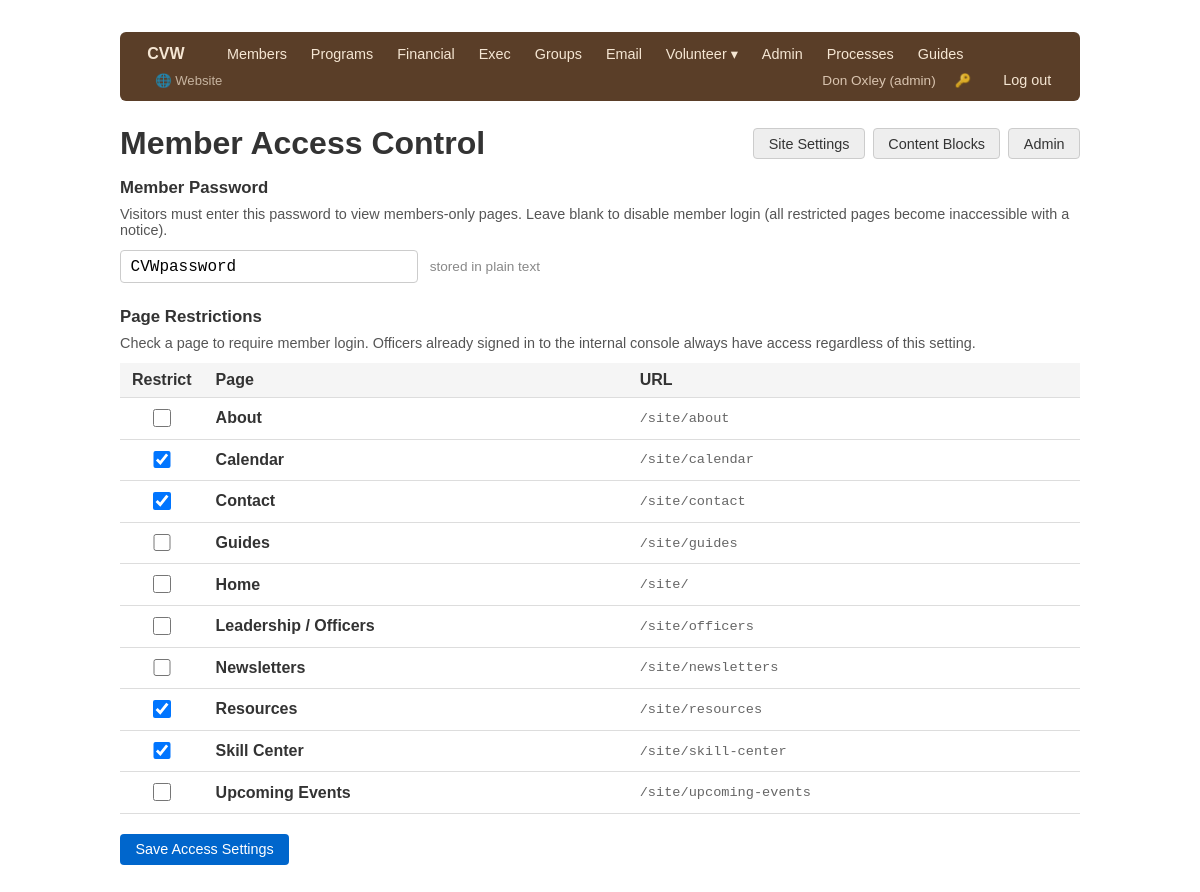
The page /admin/content/access (signed in) on the database its author committed.
### app/models/user.py (models this page shows, shortened)
class User(Base):
    __tablename__ = "users"
    id = Column(Integer, primary_key=True, index=True)
    username = Column(String, unique=True, nullable=False, index=True)
    full_name = Column(String, nullable=False)
    role = Column(String, nullable=False)       # see ROLES
    hashed_password = Column(String, nullable=False)
    active = Column(Boolean, default=True)
    must_change_password = Column(Boolean, default=False)
    member_id = Column(Integer, ForeignKey("members.id"), nullable=True)
    created_at = Column(DateTime, server_default=func.now())
    member = relationship("Member", backref="user_account")

### app/models/site_content.py (models this page shows)
class SiteSetting(Base):
    __tablename__ = "site_settings"
    key        = Column(String, primary_key=True)
    label      = Column(String, nullable=False)   # human-readable label for admin form
    value      = Column(String, default="")
    updated_at = Column(DateTime, onupdate=func.now())

class PublicPage(Base):
    __tablename__ = "public_pages"
    slug         = Column(String, primary_key=True)   # e.g. "resources"
    label        = Column(String, nullable=False)      # human name for admin UI
    members_only = Column(Boolean, nullable=False, default=False)

### app/routers/admin_console.py (the view)
@router.get("/content/access", response_class=HTMLResponse)
def content_access(request: Request, _=auth, db: Session = Depends(get_db)):
    pages = db.query(PublicPage).order_by(PublicPage.label).all()
    pwd_setting = db.get(SiteSetting, "member_site_password")
    return templates.TemplateResponse("admin/content_access.html", {
        "request": request,
        "pages": pages,
        "member_password": pwd_setting.value if pwd_setting else "",
    })

### app/templates/admin/content_access.html (shortened to what this page needs)
{% extends "base.html" %}
{% block content %}
<div style="display:flex; justify-content:space-between; align-items:center; margin-bottom:1rem">
    <h1 style="margin:0">Member Access Control</h1>
    <div style="display:flex; gap:0.5rem">
        <a href="/admin/content/settings" class="btn btn-secondary">Site Settings</a>
        <a href="/admin/content/blocks" class="btn btn-secondary">Content Blocks</a>
        <a href="/admin/" class="btn btn-secondary">Admin</a>
    </div>
</div>
<form method="post" action="/admin/content/access">
    <div class="card" style="margin-bottom:1.5rem">
        <h2 style="font-size:1.05rem; margin:0 0 0.5rem">Member Password</h2>
        <p style="color:#555; font-size:0.9rem; margin:0 0 0.75rem">
            Visitors must enter this password to view members-only pages.
            Leave blank to disable member login (all restricted pages become inaccessible with a notice).
        </p>
        <div style="display:flex; gap:0.75rem; align-items:center; max-width:420px">
            <input type="text" name="member_site_password"
                   value="{{ member_password }}"
                   placeholder="(not set)"
                   style="flex:1; font-family:monospace">
            <span style="font-size:0.85rem; color:#888">stored in plain text</span>
        </div>
    </div>
    <div class="card">
        <h2 style="font-size:1.05rem; margin:0 0 0.5rem">Page Restrictions</h2>
        <p style="color:#555; font-size:0.9rem; margin:0 0 0.75rem">
            Check a page to require member login. Officers already signed in to the internal
            console always have access regardless of this setting.
        </p>
        <table>
            <thead>
                <tr>
                    <th style="width:2.5rem; text-align:center">Restrict</th>
                    <th>Page</th>
                    <th>URL</th>
                </tr>
            </thead>
            <tbody>
            {% for page in pages %}
            <tr>
                <td style="text-align:center">
                    <input type="checkbox" name="page_{{ page.slug }}"
                           {% if page.members_only %}checked{% endif %}
                           style="width:1.1rem; height:1.1rem; cursor:pointer">
                </td>
                <td style="font-weight:600">{{ page.label }}</td>
                <td style="font-family:monospace; font-size:0.85rem; color:#666">
                    /site/{% if page.slug != 'home' %}{{ page.slug }}{% endif %}
                </td>
            </tr>
            {% endfor %}
            </tbody>
        </table>
    </div>
    <div class="form-actions" style="margin-top:1.25rem">
        <button type="submit" class="btn btn-primary">Save Access Settings</button>
    </div>
</form>
{% endblock %}

### app/templates/base.html (shortened to what this page needs)
<!DOCTYPE html>
<html lang="en">
<head>
</head>
<body>
<nav>
    <a href="/" class="nav-brand" style="text-decoration:none">CVW</a>
    {% if request.state.user %}
        {% set role = request.state.user.role %}
        {% if role in ['admin', 'exec', 'membership'] %}
            <a href="/members/">Members</a>
        {% endif %}
        {% if role in ['admin', 'exec', 'program'] %}
            <a href="/programs/">Programs</a>
        {% endif %}
        {% if role in ['admin', 'financial'] %}
            <a href="/financial/">Financial</a>
        {% endif %}
        {% if role in ['admin', 'exec'] %}
            <a href="/exec/">Exec</a>
        {% endif %}
        {% if role in ['admin', 'membership'] %}
            <a href="/groups/">Groups</a>
            <a href="/email/">Email</a>
        {% endif %}
        {% if role in ['admin', 'librarian'] %}
        <div class="nav-dropdown">
            <a href="#">Volunteer ▾</a>
        </div>
        {% endif %}
        {% if role == 'admin' %}
            <a href="/admin/">Admin</a>
        {% endif %}
        <a href="/processes/">Processes</a>
        <a href="/guides/">Guides</a>
        <a href="/site/" style="margin-left:0.5rem; opacity:0.7; font-size:0.82rem">🌐 Website</a>
        <div class="nav-right">
            <span class="nav-user">{{ request.state.user.full_name }} ({{ role }})</span>
            <a href="/change-password" title="Change password" style="font-size:0.82rem; opacity:0.8">🔑</a>
            <a href="/logout">Log out</a>
        </div>
    {% else %}
        <div class="nav-right"><a href="/login">Log in</a></div>
    {% endif %}
</nav>
{% block content %}{% endblock %}
</body>
</html>

### app/templates/base.html (style rules this page uses)
body { font-family: sans-serif; max-width: 960px; margin: 2rem auto; padding: 0 1rem; color: #333; }
nav { margin-bottom: 1.5rem; background: #5a3e28; padding: 0.5rem 1rem; border-radius: 6px; display: flex; align-items: center; gap: 0; flex-wrap: wrap; }
nav .nav-brand { color: #f5e6d3; font-weight: 700; font-size: 1rem; margin-right: 1.25rem; }
nav a { margin-right: 0.1rem; text-decoration: none; color: #f5e6d3; font-size: 0.9rem; padding: 0.3rem 0.7rem; border-radius: 4px; }
nav .nav-right { margin-left: auto; display: flex; align-items: center; gap: 0.5rem; }
.nav-dropdown { position: relative; display: inline-block; }
.nav-dropdown > a { margin-right: 0.1rem; }
nav .nav-user { color: #d9c4b0; font-size: 0.85rem; }
table { width: 100%; border-collapse: collapse; }
th, td { text-align: left; padding: 0.5rem 0.75rem; border-bottom: 1px solid #ddd; }
th { background: #f5f5f5; font-weight: 600; }
.btn { display: inline-block; padding: 0.4rem 0.9rem; border-radius: 4px; text-decoration: none; font-size: 0.9rem; border: 1px solid transparent; cursor: pointer; }
.btn-primary { background: #0066cc; color: white; }
.btn-secondary { background: #eee; color: #333; border-color: #ccc; }
input[type=text], input[type=email], input[type=date], input[type=number], input[type=password], select, textarea { width: 100%; padding: 0.4rem 0.6rem; border: 1px solid #ccc; border-radius: 4px; font-size: 1rem; box-sizing: border-box; }
.form-actions { margin-top: 1.25rem; display: flex; gap: 0.75rem; align-items: center; }
h1 { margin-bottom: 1rem; }

### rows shown on the page
User: state.user.full_name "Don Oxley", role "admin"
SiteSetting: member_site_password "CVWpassword"
PublicPage: label "About", slug "about"
PublicPage: members_only "☑", label "Calendar", slug "calendar"
PublicPage: members_only "☑", label "Contact", slug "contact"
PublicPage: label "Guides", slug "guides"
PublicPage: label "Home"
PublicPage: label "Leadership / Officers", slug "officers"
PublicPage: label "Newsletters", slug "newsletters"
PublicPage: members_only "☑", label "Resources", slug "resources"
PublicPage: members_only "☑", label "Skill Center", slug "skill-center"
PublicPage: label "Upcoming Events", slug "upcoming-events"
